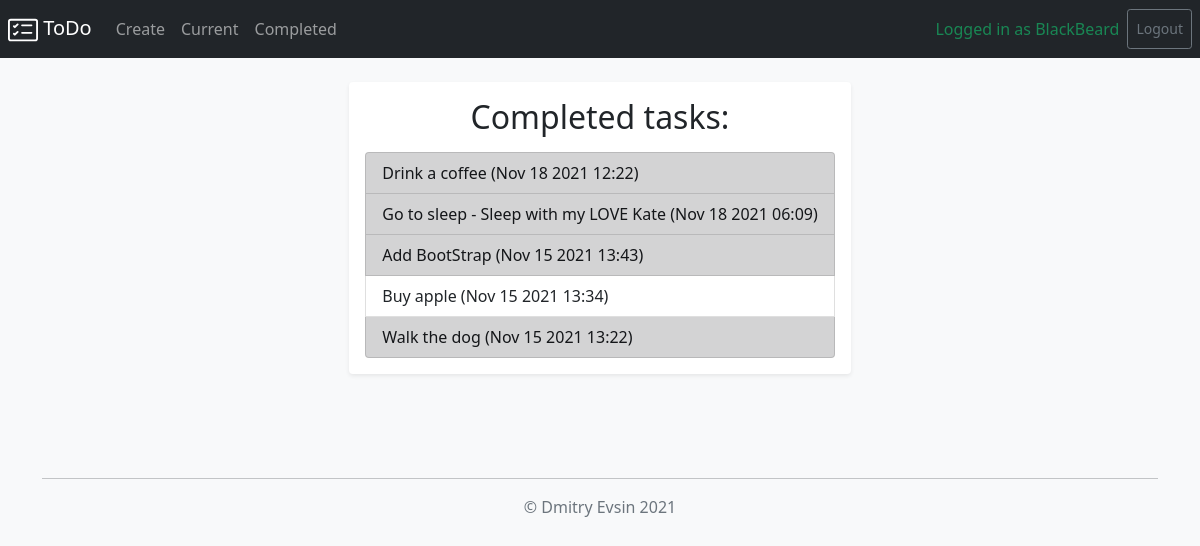
The app's page /completed/ (signed in) with its own data.
### todo/models.py (models this page shows, shortened)
class TodoTask(models.Model):
    title = models.CharField(max_length = 100)
    memo = models.TextField(blank = True)
    date_of_creation = models.DateTimeField(auto_now_add = True)
    date_of_completed = models.DateTimeField(null = True, blank=True)
    important = models.BooleanField(default = False)
    user = models.ForeignKey(User, on_delete = models.CASCADE)

### todo/views.py (the view)
# urls.py: path('completed/', views.completedtodos, name='completedtodos'),
@login_required
def completedtodos(request):
    todos = TodoTask.objects.filter(user=request.user, date_of_completed__isnull=False).order_by('-date_of_completed')
    return render(request, 'todo/completedtodos.html', {'todos':todos})

### todo/templates/todo/completedtodos.html
{%  extends 'todo/base.html'  %}
{%  block content  %}
<div class="container d-md-flex flex-md-equal w-100 justify-content-md-center mt-4">
  <div class="shadow-sm p-3 mb-5 bg-white rounded">
    <h2 class="text-center">Completed tasks:</h2>
    <div class="list-group pt-2">
      {% for todo in todos %}
        {% if todo.important %}
        <a href="{% url 'viewtodo' todo.id %}" class="list-group-item list-group-item-action list-group-item-dark">
          {{ todo.title }}{% if todo.memo %} - {{ todo.memo }}{% endif %}
          ({{ todo.date_of_completed|date:'M j Y H:i' }})
        </a>
        {% else %}
        <a href="{% url 'viewtodo' todo.id %}" class="list-group-item list-group-item-action">
          {{ todo.title }}{% if todo.memo %} - {{ todo.memo }}{% endif %}
          ({{ todo.date_of_completed|date:'M j Y H:i' }})
        </a>
        {% endif %}
      {% endfor %}
    </div>
  </div>
</div>
{%  endblock  %}

### todo/templates/todo/base.html (shortened to what this page needs)
<head>
  {% load static %}
<body class="bg-light">
  <header class="site-header sticky-top">
    <nav class="navbar navbar-main navbar-expand-sm navbar-dark bg-dark">
      <a class="navbar-brand ms-2" href="{% url 'home' %}">
        ToDo
      </a>
      <div class="navbar-collapse" id="navbarNav">
{%  if user.is_authenticated  %}
<ul class="navbar-nav me-auto">
  <li class="nav-item">
    <a class="nav-link" href="{% url 'createtodo' %}">Create</a>
  </li>
  <li class="nav-item">
    <a class="nav-link" href="{% url 'currenttodo' %}">Current</a>
  </li>
  <li class="nav-item">
    <a class="nav-link" href="{% url 'completedtodos' %}">Completed</a>
  </li>
</ul>
<ul class="navbar-nav ms-auto">
  <li class="navbar-text text-success">
    Logged in as {{  user.username  }}
  </li>
<form class="d-flex mb-0 ps-2 me-2" action="{% url 'logoutuser' %}" method="post">
  <button class="btn btn-sm btn-outline-secondary" type="submit">Logout</button>
</form>
</ul>
{%  endif  %}
    </div>
  </nav>
</header>
{%  block content  %}{%  endblock  %}
</body>
<div class="container sticky-bottom">
  <footer class="py-3 my-4">
    <hr>
    <div class="nav justify-content-center pb-3 mb-3">
      <p class="text-center text-muted">© Dmitry Evsin 2021 </p>
    </div>
  </footer>
</div>
<link href="https://cdn.jsdelivr.net/npm/bootstrap@5.1.3/dist/css/bootstrap.min.css" rel="stylesheet">

### records on screen
TodoTask: title "Drink a coffee", date_of_completed "Nov 18 2021 12:22"
TodoTask: title "Go to sleep", memo "Sleep with my LOVE Kate", date_of_completed "Nov 18 2021 06:09"
TodoTask: title "Add BootStrap", date_of_completed "Nov 15 2021 13:43"
TodoTask: title "Buy apple", date_of_completed "Nov 15 2021 13:34"
TodoTask: title "Walk the dog", date_of_completed "Nov 15 2021 13:22"

### other values on screen
{{ user.username }} "BlackBeard"
